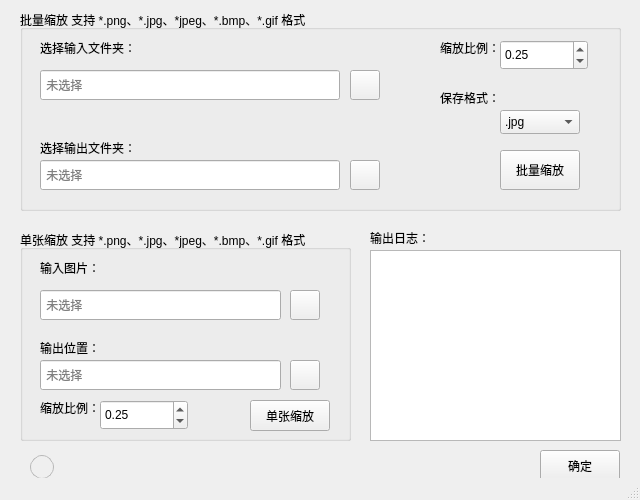
<?xml version="1.0" encoding="UTF-8"?>
<ui version="4.0">
 <class>MainWindow</class>
 <widget class="QMainWindow" name="MainWindow">
  <property name="geometry">
   <rect>
    <x>0</x>
    <y>0</y>
    <width>640</width>
    <height>500</height>
   </rect>
  </property>
  <property name="minimumSize">
   <size>
    <width>640</width>
    <height>500</height>
   </size>
  </property>
  <property name="maximumSize">
   <size>
    <width>640</width>
    <height>500</height>
   </size>
  </property>
  <property name="windowTitle">
   <string>图片缩放工具</string>
  </property>
  <property name="styleSheet">
   <string notr="true">    /*        QWidget {
                background-color: white;
            }</string>
  </property>
  <widget class="QWidget" name="centralwidget">
   <widget class="QTextEdit" name="textEdit_2">
    <property name="geometry">
     <rect>
      <x>370</x>
      <y>250</y>
      <width>251</width>
      <height>191</height>
     </rect>
    </property>
    <property name="readOnly">
     <bool>true</bool>
    </property>
   </widget>
   <widget class="QGroupBox" name="groupBox">
    <property name="geometry">
     <rect>
      <x>20</x>
      <y>10</y>
      <width>601</width>
      <height>201</height>
     </rect>
    </property>
    <property name="title">
     <string>批量缩放 支持 *.png、*.jpg、*jpeg、*.bmp、*.gif 格式</string>
    </property>
    <widget class="QLabel" name="label_3">
     <property name="geometry">
      <rect>
       <x>20</x>
       <y>30</y>
       <width>101</width>
       <height>16</height>
      </rect>
     </property>
     <property name="text">
      <string>选择输入文件夹：</string>
     </property>
    </widget>
    <widget class="QPushButton" name="pushButton_1">
     <property name="geometry">
      <rect>
       <x>330</x>
       <y>60</y>
       <width>30</width>
       <height>30</height>
      </rect>
     </property>
     <property name="text">
      <string/>
     </property>
     <property name="icon">
      <iconset theme="folder-open"/>
     </property>
    </widget>
    <widget class="QLineEdit" name="lineEdit">
     <property name="geometry">
      <rect>
       <x>20</x>
       <y>60</y>
       <width>300</width>
       <height>30</height>
      </rect>
     </property>
     <property name="placeholderText">
      <string> 未选择</string>
     </property>
    </widget>
    <widget class="QLabel" name="label_2">
     <property name="geometry">
      <rect>
       <x>20</x>
       <y>130</y>
       <width>101</width>
       <height>16</height>
      </rect>
     </property>
     <property name="text">
      <string>选择输出文件夹：</string>
     </property>
    </widget>
    <widget class="QLineEdit" name="lineEdit_2">
     <property name="geometry">
      <rect>
       <x>20</x>
       <y>150</y>
       <width>300</width>
       <height>30</height>
      </rect>
     </property>
     <property name="placeholderText">
      <string> 未选择</string>
     </property>
    </widget>
    <widget class="QPushButton" name="pushButton_2">
     <property name="geometry">
      <rect>
       <x>330</x>
       <y>150</y>
       <width>30</width>
       <height>30</height>
      </rect>
     </property>
     <property name="styleSheet">
      <string notr="true"/>
     </property>
     <property name="text">
      <string/>
     </property>
     <property name="icon">
      <iconset theme="folder-open"/>
     </property>
    </widget>
    <widget class="QDoubleSpinBox" name="doubleSpinBox">
     <property name="geometry">
      <rect>
       <x>480</x>
       <y>30</y>
       <width>88</width>
       <height>30</height>
      </rect>
     </property>
     <property name="maximum">
      <double>1.000000000000000</double>
     </property>
     <property name="singleStep">
      <double>0.010000000000000</double>
     </property>
     <property name="value">
      <double>0.250000000000000</double>
     </property>
    </widget>
    <widget class="QLabel" name="label_1">
     <property name="geometry">
      <rect>
       <x>420</x>
       <y>30</y>
       <width>61</width>
       <height>16</height>
      </rect>
     </property>
     <property name="text">
      <string>缩放比例：</string>
     </property>
    </widget>
    <widget class="QPushButton" name="pushButton_3">
     <property name="geometry">
      <rect>
       <x>480</x>
       <y>140</y>
       <width>80</width>
       <height>40</height>
      </rect>
     </property>
     <property name="text">
      <string>批量缩放</string>
     </property>
    </widget>
    <widget class="QLabel" name="label_9">
     <property name="geometry">
      <rect>
       <x>420</x>
       <y>80</y>
       <width>71</width>
       <height>16</height>
      </rect>
     </property>
     <property name="text">
      <string>保存格式：</string>
     </property>
    </widget>
    <widget class="QComboBox" name="comboBox_2">
     <property name="geometry">
      <rect>
       <x>480</x>
       <y>100</y>
       <width>80</width>
       <height>24</height>
      </rect>
     </property>
     <item>
      <property name="text">
       <string>.jpg</string>
      </property>
     </item>
     <item>
      <property name="text">
       <string>.png</string>
      </property>
     </item>
     <item>
      <property name="text">
       <string>.jpeg</string>
      </property>
     </item>
     <item>
      <property name="text">
       <string>.bmp</string>
      </property>
     </item>
     <item>
      <property name="text">
       <string>.gif</string>
      </property>
     </item>
    </widget>
   </widget>
   <widget class="QLabel" name="label_4">
    <property name="geometry">
     <rect>
      <x>370</x>
      <y>230</y>
      <width>61</width>
      <height>16</height>
     </rect>
    </property>
    <property name="text">
     <string>输出日志：</string>
    </property>
   </widget>
   <widget class="QGroupBox" name="groupBox_2">
    <property name="geometry">
     <rect>
      <x>20</x>
      <y>230</y>
      <width>331</width>
      <height>211</height>
     </rect>
    </property>
    <property name="title">
     <string>单张缩放 支持 *.png、*.jpg、*jpeg、*.bmp、*.gif 格式</string>
    </property>
    <widget class="QLabel" name="label_5">
     <property name="geometry">
      <rect>
       <x>20</x>
       <y>30</y>
       <width>61</width>
       <height>16</height>
      </rect>
     </property>
     <property name="text">
      <string>输入图片：</string>
     </property>
    </widget>
    <widget class="QLineEdit" name="lineEdit_3">
     <property name="geometry">
      <rect>
       <x>20</x>
       <y>60</y>
       <width>241</width>
       <height>30</height>
      </rect>
     </property>
     <property name="placeholderText">
      <string> 未选择</string>
     </property>
    </widget>
    <widget class="QPushButton" name="pushButton_4">
     <property name="geometry">
      <rect>
       <x>270</x>
       <y>60</y>
       <width>30</width>
       <height>30</height>
      </rect>
     </property>
     <property name="text">
      <string/>
     </property>
     <property name="icon">
      <iconset theme="emblem-photos"/>
     </property>
    </widget>
    <widget class="QPushButton" name="pushButton_6">
     <property name="geometry">
      <rect>
       <x>230</x>
       <y>170</y>
       <width>80</width>
       <height>31</height>
      </rect>
     </property>
     <property name="text">
      <string>单张缩放</string>
     </property>
    </widget>
    <widget class="QLabel" name="label_6">
     <property name="geometry">
      <rect>
       <x>20</x>
       <y>110</y>
       <width>101</width>
       <height>16</height>
      </rect>
     </property>
     <property name="text">
      <string>输出位置：</string>
     </property>
    </widget>
    <widget class="QLineEdit" name="lineEdit_4">
     <property name="geometry">
      <rect>
       <x>20</x>
       <y>130</y>
       <width>241</width>
       <height>30</height>
      </rect>
     </property>
     <property name="placeholderText">
      <string> 未选择</string>
     </property>
    </widget>
    <widget class="QPushButton" name="pushButton_5">
     <property name="geometry">
      <rect>
       <x>270</x>
       <y>130</y>
       <width>30</width>
       <height>30</height>
      </rect>
     </property>
     <property name="text">
      <string/>
     </property>
     <property name="icon">
      <iconset theme="folder-open"/>
     </property>
    </widget>
    <widget class="QLabel" name="label_7">
     <property name="geometry">
      <rect>
       <x>20</x>
       <y>170</y>
       <width>61</width>
       <height>16</height>
      </rect>
     </property>
     <property name="text">
      <string>缩放比例：</string>
     </property>
    </widget>
    <widget class="QDoubleSpinBox" name="doubleSpinBox_2">
     <property name="geometry">
      <rect>
       <x>80</x>
       <y>170</y>
       <width>88</width>
       <height>30</height>
      </rect>
     </property>
     <property name="maximum">
      <double>1.000000000000000</double>
     </property>
     <property name="singleStep">
      <double>0.010000000000000</double>
     </property>
     <property name="value">
      <double>0.250000000000000</double>
     </property>
    </widget>
   </widget>
   <widget class="QPushButton" name="pushButton_7">
    <property name="geometry">
     <rect>
      <x>540</x>
      <y>450</y>
      <width>80</width>
      <height>31</height>
     </rect>
    </property>
    <property name="text">
     <string>确定</string>
    </property>
   </widget>
   <widget class="QPushButton" name="pushButton_8">
    <property name="geometry">
     <rect>
      <x>30</x>
      <y>455</y>
      <width>24</width>
      <height>24</height>
     </rect>
    </property>
    <property name="styleSheet">
     <string notr="true">QPushButton {
    border: 1px solid palette(mid);
    border-radius: 12px;
    color: palette(button-text);
    background: palette(button);
}

QPushButton:pressed {
    background: #f3f3f3
}
</string>
    </property>
    <property name="text">
     <string/>
    </property>
    <property name="icon">
     <iconset theme="help-browser"/>
    </property>
   </widget>
  </widget>
  <widget class="QStatusBar" name="statusbar"/>
  <widget class="QMenuBar" name="menubar">
   <property name="geometry">
    <rect>
     <x>0</x>
     <y>0</y>
     <width>640</width>
     <height>33</height>
    </rect>
   </property>
  </widget>
  <action name="actionsda">
   <property name="text">
    <string>退出</string>
   </property>
  </action>
 </widget>
 <resources/>
 <connections/>
</ui>
